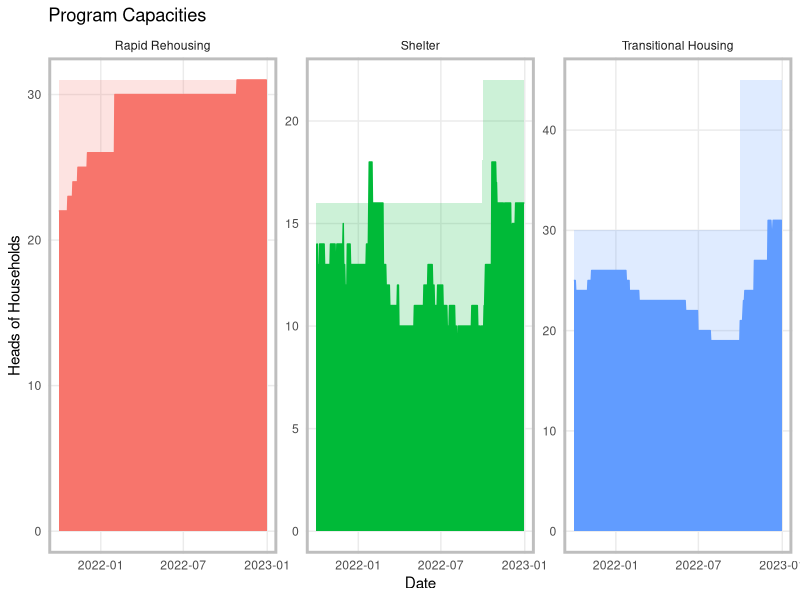

Generate this figure with R:
## ---- chunk 1

library(tidyverse)

stays <- read_csv("data/FY22-3_stays.csv") %>% 
  filter(member == "Head of Household") %>% 
  mutate(location = case_when(
    location == "TH: RISE Plus" | location == "RRH: RISE Plus" ~ "Rapid Rehousing",
    location == "ES: Sanctuary II" | location == "ES: Sanctuary Plus" ~ "Shelter",
    location == "TH: RISE" ~ "Transitional Housing",
    location == "RRH: FRSP" ~ "RRH: FRSP",
    location == "NR: Shelter Aftercare" ~ "NR: Shelter Aftercare",
    location == "NR: RISE Aftercare" ~ "NR: RISE Aftercare"
)) %>% 
  filter(location != "NR: RISE Aftercare", location != "RRH: FRSP", location != "NR: Shelter Aftercare") %>%
  select(-nights, -stay_type, -total_bednights, -member)

print(stays)

## ---- chunk 2

library(data.table)
library(tidyverse)
library(lubridate)

#replace N/A in the discharge date column with a future date
stays$discharge_date <- stays$discharge_date %>%
  replace_na(ymd(30230131))


# set df to data.table format
setDT(stays)

# Create a table with all dates
dt.dates <- data.table( date = seq(min(stays$admission_date), max(stays$discharge_date), by = "1 days") )

# perform overlap join
stays_ <- stays[dt.dates, .(date, client_id, location), on = .(admission_date <= date, discharge_date > date), nomatch = 0L]

#group the stays by location and date, summarize, and filter for the relevant time period, and create columns to show the max clients that could be served per day per program
client_by_date <- stays_ %>%
  group_by(location, date) %>%
  summarise(hoh = n()) %>%
  filter(date >= ymd(20211001) & date <= ymd(20221231)) %>% 
  mutate(max_hoh = case_when(
    location == "Shelter" & date <= ymd(20220930) ~ 16,
    location == "Shelter" & date > ymd(20220930) ~ 22,
    location == "Transitional Housing" & date <= ymd(20220930) ~ 30,
    location == "Transitional Housing" & date > ymd(20220930) ~ 45,
    location == "Rapid Rehousing" ~ 31
) , p_full = hoh/max_hoh)


## ---- chunk 3

client_by_date %>% 
  ggplot() +
  geom_area(mapping = aes(x = date, y = hoh, color = location, fill = location)) +
  geom_area(mapping = aes(x = date, y = max_hoh, fill = location), alpha = .2) +
  facet_wrap(vars(location), scales = "free")+
  guides(color = "none", fill = "none") +
  theme_minimal()+
  theme(panel.grid.minor = element_line(linetype = 0), panel.border = element_rect(size = 2, linetype = 1, fill = 0, color = "grey")) +
  labs(x = "Date", y = "Heads of Households", title = "Program Capacities")

